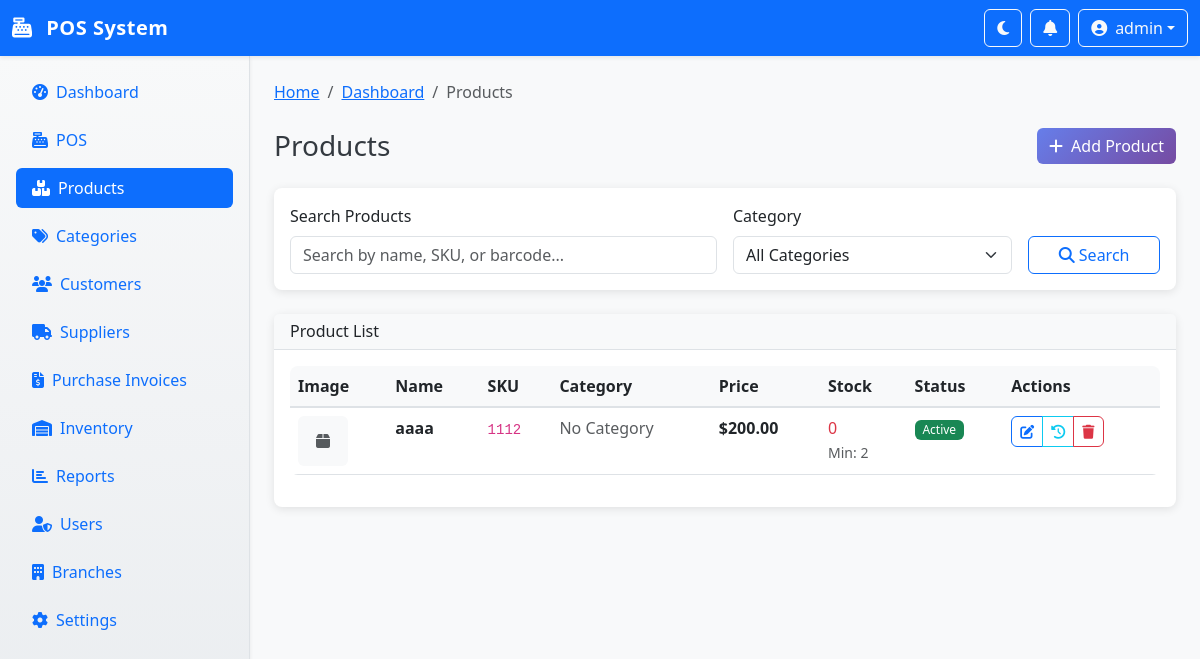
Page /products (signed in) on the earlier database version.
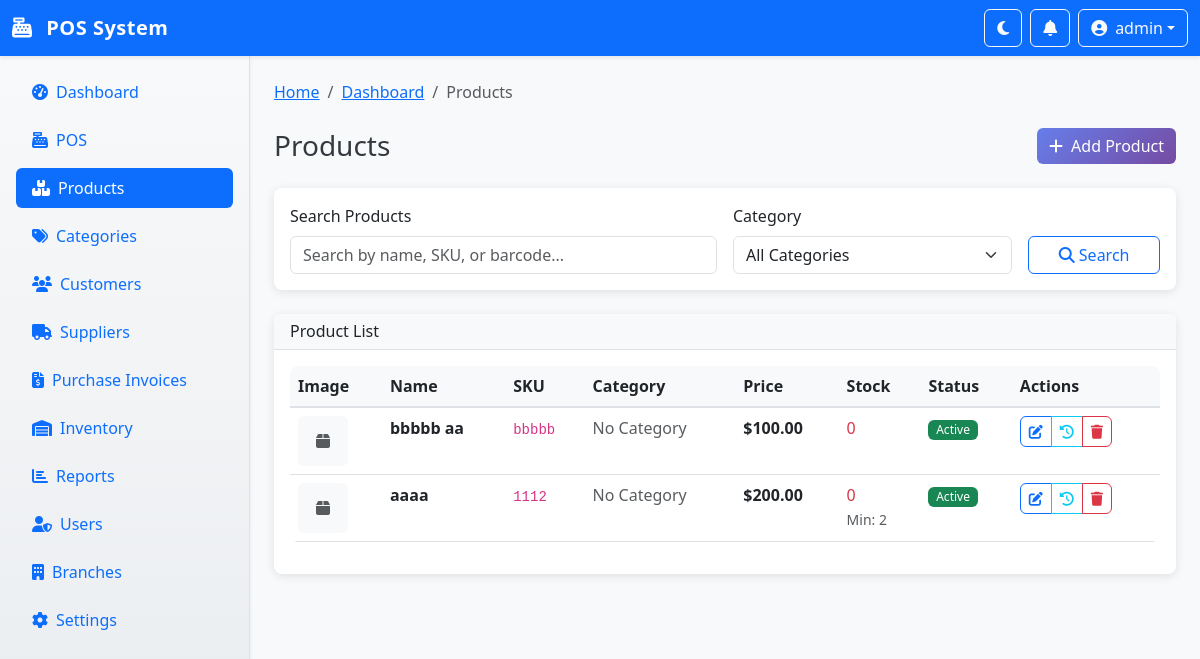
Same page on the later database version.
### app.py (models this page shows, shortened)
class Product(db.Model):
    id = db.Column(db.Integer, primary_key=True)
    name = db.Column(db.String(200), nullable=False)
    description = db.Column(db.Text, nullable=True)
    sku = db.Column(db.String(50), unique=True, nullable=False)
    barcodes = db.Column(db.Text, nullable=True)  # JSON array of barcodes
    category_id = db.Column(db.Integer, db.ForeignKey('category.id'), nullable=True)
    price = db.Column(db.Float, nullable=False)
    cost_price = db.Column(db.Float, nullable=True)
    image = db.Column(db.String(255), nullable=True)
    is_active = db.Column(db.Boolean, default=True)
    track_inventory = db.Column(db.Boolean, default=True)
    min_stock = db.Column(db.Integer, default=0)
    max_stock = db.Column(db.Integer, nullable=True)
    box_qty = db.Column(db.Integer, default=1)  # Units per box
    is_favorite = db.Column(db.Boolean, default=False)  # Favorite product
    expiry_date = db.Column(db.Date, nullable=True)  # Expiration date
    created_at = db.Column(db.DateTime, default=datetime.utcnow)
    updated_at = db.Column(db.DateTime, default=datetime.utcnow, onupdate=datetime.utcnow)
    category = db.relationship('Category', backref=db.backref('products', lazy=True))
    inventories = db.relationship('Inventory', backref='product', lazy=True)
    @property
    def barcode_list(self):
        """Get barcodes as a list"""
        if self.barcodes:
            try:
                return json.loads(self.barcodes)
            except:
                return [self.barcodes] if self.barcodes else []
        return []

### app.py (the view, shortened to what this page needs)
@app.route('/products')
@login_required
def products():
    page = request.args.get('page', 1, type=int)
    per_page = 20
    search = request.args.get('search', '')
    query = Product.query.filter_by(is_active=True).order_by(Product.created_at.desc())
    products = query.paginate(page=page, per_page=per_page, error_out=False)
    categories = Category.query.filter_by(is_active=True).all()
    return render_template('products.html',
                         products=products,
                         categories=categories,
                         search=search)

### app.py (called while the page is built)
@login_manager.user_loader
def load_user(user_id):
    return User.query.get(int(user_id))

@app.context_processor
def inject_held_transactions_count():
    if current_user.is_authenticated:
        count = HeldTransaction.query.filter(
            HeldTransaction.user_id == current_user.id,
            HeldTransaction.expires_at > datetime.utcnow()
        ).count()
        return {'held_transactions_count': count}
    return {'held_transactions_count': 0}

### templates/products.html (shortened to what the changed rows need)
{% extends "base.html" %}
{% block content %}
<div class="row mb-4">
    <div class="col-12">
        <div class="d-flex justify-content-between align-items-center">
            <h1 class="h3 mb-0">Products</h1>
        </div>
    </div>
</div>
<div class="row">
    <div class="col-12">
        <div class="card">
            <div class="card-body">
                {% if products.items %}
                <div class="table-responsive">
                    <table class="table table-hover">
                        <thead>
                            <tr>
                                <th>Image</th>
                                <th>Name</th>
                                <th>SKU</th>
                                <th>Category</th>
                                <th>Price</th>
                                <th>Stock</th>
                                <th>Status</th>
                                <th>Actions</th>
                            </tr>
                        </thead>
                        <tbody>
                            {% for product in products.items %}
                            <tr>
                                <td>
                                    {% if product.image %}
                                    <img src="{{ url_for('static', filename='uploads/products/' + product.image) }}"
                                         class="rounded" style="width: 50px; height: 50px; object-fit: cover;" alt="{{ product.name }}">
                                    {% else %}
                                    <div class="bg-light rounded d-flex align-items-center justify-content-center"
                                         style="width: 50px; height: 50px;">
                                        <i class="fas fa-box text-muted"></i>
                                    </div>
                                    {% endif %}
                                </td>
                                <td>
                                    <strong>{{ product.name }}</strong>
                                </td>
                                <td><code>{{ product.sku }}</code></td>
                                <td>
                                    {% if product.category %}
                                    <span class="badge bg-secondary">{{ product.category.name }}</span>
                                    {% else %}
                                    <span class="text-muted">No Category</span>
                                    {% endif %}
                                </td>
                                <td><strong>${{ "%.2f"|format(product.price) }}</strong></td>
                                <td>
                                    {% set total_stock = 0 %}
                                    {% for inventory in product.inventories %}
                                    {% set total_stock = total_stock + inventory.quantity %}
                                    {% endfor %}
                                    <span class="{% if total_stock <= product.min_stock %}text-danger{% elif total_stock <= product.min_stock * 2 %}text-warning{% else %}text-success{% endif %}">
                                        {{ total_stock }}
                                    </span>
                                    {% if product.min_stock > 0 %}
                                    <br><small class="text-muted">Min: {{ product.min_stock }}</small>
                                    {% endif %}
                                </td>
                                <td>
                                    {% if product.is_active %}
                                    <span class="badge bg-success">Active</span>
                                    {% else %}
                                    <span class="badge bg-secondary">Inactive</span>
                                    {% endif %}
                                </td>
                                <td>
                                    <div class="btn-group" role="group">
                                        <a href="{{ url_for('edit_product', id=product.id) }}" class="btn btn-sm btn-outline-primary" title="Edit">
                                            <i class="fas fa-edit"></i>
                                        </a>
                                        <a href="{{ url_for('product_movements', id=product.id) }}" class="btn btn-sm btn-outline-info" title="View Movements">
                                            <i class="fas fa-history"></i>
                                        </a>
                                        <button class="btn btn-sm btn-outline-danger" title="Delete"
                                                onclick="deleteProduct({{ product.id }}, '{{ product.name }}')">
                                            <i class="fas fa-trash"></i>
                                        </button>
                                    </div>
                                </td>
                            </tr>
                            {% endfor %}
                        </tbody>
                    </table>
                </div>
                {% endif %}
            </div>
        </div>
    </div>
</div>
{% endblock %}

Differences in the rows shown:
added Product: name "bbbbb aa", sku "bbbbb", price "100.00", min_stock "0", is_active "Active"
